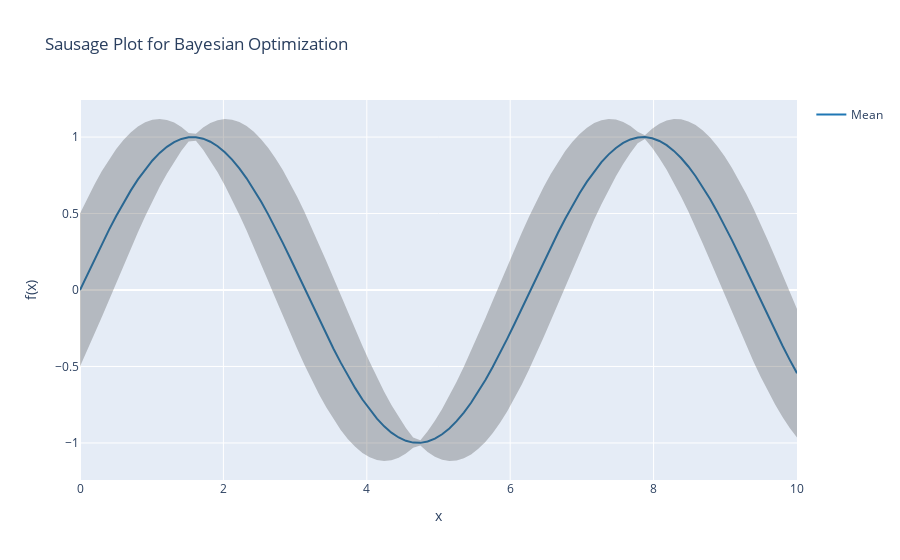

Notebook cell for this chart:
### Code cell
import numpy as np
import plotly.graph_objects as go

# Assume we have a Bayesian optimization process
x = np.linspace(0, 10, 100)  # x values
mu = np.sin(x)  # mean values (for example, sin function)
sigma = np.abs(np.cos(x)/2)  # standard deviation values (for example, absolute value of cos function)

# Create the "sausage plot"
fig = go.Figure([
    go.Scatter(
        name='Mean',
        x=x,
        y=mu,
        mode='lines',
        line=dict(color='rgb(31, 119, 180)'),
    ),
    go.Scatter(
        name='Upper Bound',
        x=x,
        y=mu + sigma,
        mode='lines',
        marker=dict(color="#444"),
        line=dict(width=0),
        showlegend=False
    ),
    go.Scatter(
        name='Lower Bound',
        x=x,
        y=mu - sigma,
        marker=dict(color="#444"),
        line=dict(width=0),
        mode='lines',
        fillcolor='rgba(68, 68, 68, 0.3)',
        fill='tonexty',
        showlegend=False
    )
])

fig.update_layout(
    yaxis_title='f(x)',
    xaxis_title='x',
    title='Sausage Plot for Bayesian Optimization',
    hovermode="x"
)

fig.show()
